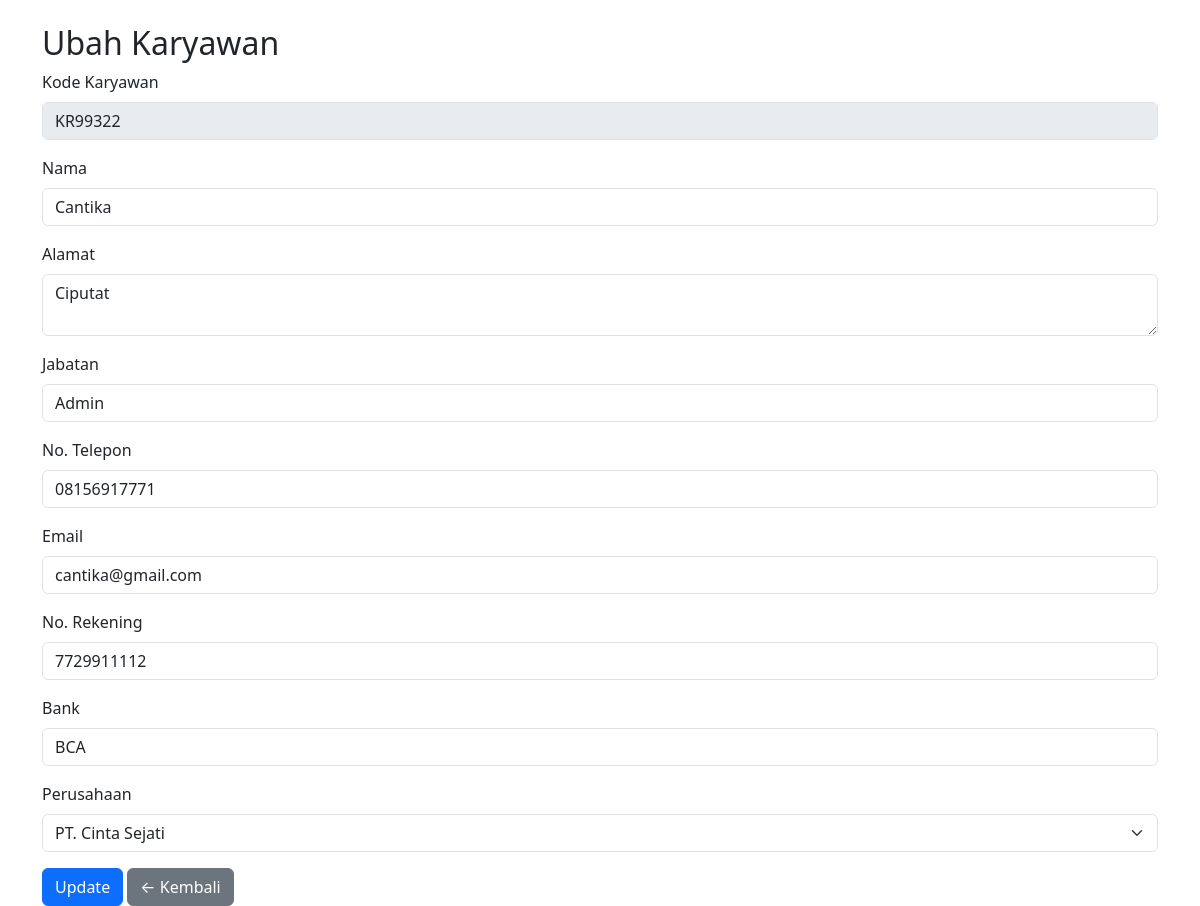
/karyawan/ubah.php?kode_karyawan=KR99322 (signed in), run on the app's committed database.
### tables this page shows
CREATE TABLE `karyawan` (
  `kode_karyawan` varchar(20) NOT NULL,
  `nama` varchar(100) DEFAULT NULL,
  `alamat` text DEFAULT NULL,
  `jabatan` varchar(50) DEFAULT NULL,
  `no_tlp` varchar(20) DEFAULT NULL,
  `email` varchar(100) DEFAULT NULL,
  `no_rekening` varchar(30) DEFAULT NULL,
  `rek_bank` varchar(50) DEFAULT NULL,
  `id` int(11) DEFAULT NULL,
  `id_perusahaan` int(11) DEFAULT NULL
);

CREATE TABLE `perusahaan` (
  `id` int(11) NOT NULL,
  `nama` varchar(100) DEFAULT NULL,
  `alamat` text DEFAULT NULL,
  `no_telepon` varchar(20) DEFAULT NULL,
  `email` varchar(100) DEFAULT NULL
);

### karyawan/ubah.php (the view, shortened to what this page needs)
<?php
require '../config/db.php';
$kode_karyawan = $_GET['kode_karyawan'] ?? null;
$perusahaanResult = $conn->query("SELECT id, nama FROM perusahaan");
$stmt = $conn->prepare("SELECT * FROM karyawan WHERE kode_karyawan = ?");
$stmt->bind_param("s", $kode_karyawan);
$stmt->execute();
$result = $stmt->get_result();
$karyawan = $result->fetch_assoc();
?>
<!DOCTYPE html>
<html lang="id">
<head>
    <link href="https://cdn.jsdelivr.net/npm/bootstrap@5.3.3/dist/css/bootstrap.min.css" rel="stylesheet" />
</head>
<body>
<div class="container mt-4">
    <h2>Ubah Karyawan</h2>
    <form method="post">
        <div class="mb-3">
            <label class="form-label">Kode Karyawan</label>
            <input type="text" class="form-control" value="<?= htmlspecialchars($karyawan['kode_karyawan']) ?>" disabled>
        </div>
        <div class="mb-3">
            <label for="nama" class="form-label">Nama</label>
            <input type="text" id="nama" name="nama" class="form-control" required value="<?= htmlspecialchars($karyawan['nama']) ?>">
        </div>
        <div class="mb-3">
            <label for="alamat" class="form-label">Alamat</label>
            <textarea id="alamat" name="alamat" class="form-control" required><?= htmlspecialchars($karyawan['alamat']) ?></textarea>
        </div>
        <div class="mb-3">
            <label for="jabatan" class="form-label">Jabatan</label>
            <input type="text" id="jabatan" name="jabatan" class="form-control" required value="<?= htmlspecialchars($karyawan['jabatan']) ?>">
        </div>
        <div class="mb-3">
            <label for="no_tlp" class="form-label">No. Telepon</label>
            <input type="text" id="no_tlp" name="no_tlp" class="form-control" required value="<?= htmlspecialchars($karyawan['no_tlp']) ?>">
        </div>
        <div class="mb-3">
            <label for="email" class="form-label">Email</label>
            <input type="email" id="email" name="email" class="form-control" required value="<?= htmlspecialchars($karyawan['email']) ?>">
        </div>
        <div class="mb-3">
            <label for="no_rekening" class="form-label">No. Rekening</label>
            <input type="text" id="no_rekening" name="no_rekening" class="form-control" required value="<?= htmlspecialchars($karyawan['no_rekening']) ?>">
        </div>
        <div class="mb-3">
            <label for="rek_bank" class="form-label">Bank</label>
            <input type="text" id="rek_bank" name="rek_bank" class="form-control" required value="<?= htmlspecialchars($karyawan['rek_bank']) ?>">
        </div>
        <div class="mb-3">
            <label for="id_perusahaan" class="form-label">Perusahaan</label>
            <select id="id_perusahaan" name="id_perusahaan" class="form-select" required>
                <?php while ($perusahaan = $perusahaanResult->fetch_assoc()): ?>
                    <option value="<?= $perusahaan['id'] ?>" <?= $perusahaan['id'] == $karyawan['id_perusahaan'] ? 'selected' : '' ?>>
                        <?= htmlspecialchars($perusahaan['nama']) ?>
                    </option>
                <?php endwhile; ?>
            </select>
        </div>
        <button type="submit" class="btn btn-primary">Update</button>
        <a href="index.php" class="btn btn-secondary">← Kembali</a>
    </form>
</div>
</body>
</html>

### data on the page
karyawan: kode_karyawan "KR99322", nama "Cantika", alamat "Ciputat", jabatan "Admin", no_tlp "08156917771", email "cantika@gmail.com", no_rekening "7729911112", rek_bank "BCA", id_perusahaan "PT. Cinta Sejati"
